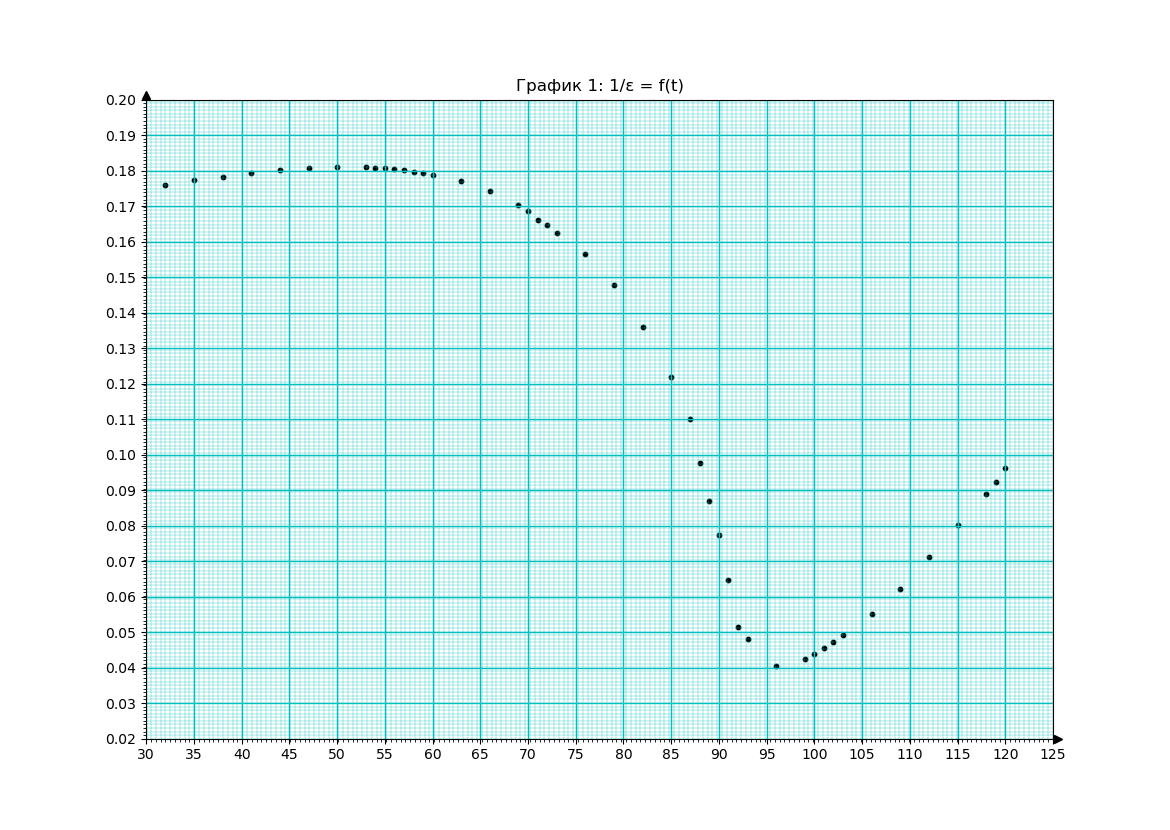

Python code for this plot:
import numpy as np
import matplotlib.pyplot as plt
from matplotlib.ticker import MultipleLocator, LinearLocator

fig_width = 11.7; fig_height = 8.3 # Size of A4 paper in inches
file = "data.csv"

d = 0.5 #mm
S = 80 #mm^2
ε0 = 8.85 * 10**-12 #Ф/м
ε0 *= 10**9

def get_data (file, x, y):
    for line in file:
        line = line.split(',')
        x.append(float(line[0]))
        y.append(float(line[1]))

def pair_point_method(x_list, y_list):
    angle = 0
    pairs = int(len(x_list)/2)
    for i in range(pairs):
        angle += ((y_list[i+pairs] - y_list[i]))\
            / (x_list[i+pairs] - x_list[i])
    return angle / pairs

def add_spaces_to_sides(string, num_before_dot, num_after_dot):
    left_len = len(string.split('.')[0]) 
    right_len = len(string.split('.')[1]) 
    if  left_len < num_before_dot:
        string = (num_before_dot-left_len)*" " + string
    if  right_len < num_after_dot:
        string = string + (num_after_dot-right_len)*'0'
    return string

if __name__ == "__main__":
    print(ε0)
    t = []; C =[]
    data = open(file, "r")
    get_data(data, t, C)
    t = np.array(t)
    C = np.array(C)

    ε = (C*d)/(ε0*S)
    one_by_ε = 1/ε
    '''
    for i in range(len(t)):
        print(t[i], C[i])
    '''
    Fig = plt.figure(figsize=(fig_width, fig_height))
    Ax = Fig.add_subplot()

    mult = 10**-1
    xmin = 30; xmax = 125.0
    ymin = 0.2*mult; ymax = 2*mult
    Ax.xaxis.set_major_locator(MultipleLocator(5))
    Ax.xaxis.set_minor_locator(LinearLocator(int(xmax-xmin)*2))
    Ax.yaxis.set_major_locator(MultipleLocator(0.1*mult))
    Ax.yaxis.set_minor_locator(LinearLocator(180))
    Ax.text(xmin-2.5, ymax+1*mult, "1/ε")
    Ax.set(xlim=(xmin, xmax), ylim=(ymin, ymax),
            title= "График 1: 1/ε = f(t)")

    Ax.grid(which='major', color='c', lw = 1)
    Ax.grid(which='minor', color='c', lw = 0.25)

    Ax.plot(1+0.005, ymin, ">k", transform=Ax.get_yaxis_transform(),
            clip_on=False)
    Ax.plot(xmin, 1+0.0075, "^k", transform=Ax.get_xaxis_transform(),
            clip_on=False)

    plt.scatter(t, one_by_ε, color="black", s=10)
    #plt.plot(t, one_by_ε, color="black")
    plt.savefig("graph.png")
    plt.show()

    output_file = open("output.csv", "w")
    output_file.write("| t, ℃  | C, нФ |  ε, 1/мм  | 1/ε, мм  |\n")
    output_file.write("+-------+-------+-----------+----------+\n")

    for i in range(len(t)):
        ti = str(t[i]); Ci = str(C[i])
        εi = str(ε[i].round(6)); one_by_εi = str(one_by_ε[i].round(6))
        ti = add_spaces_to_sides(ti, 3, 1)
        Ci = add_spaces_to_sides(Ci, 2, 2)
        εi = add_spaces_to_sides(εi, 2, 6)
        one_by_εi = add_spaces_to_sides(one_by_εi, 0, 6)

        output_file.write(f"| {ti} | {Ci} | {εi} | {one_by_εi} |\n")

    data.close()
    output_file.close()
    
